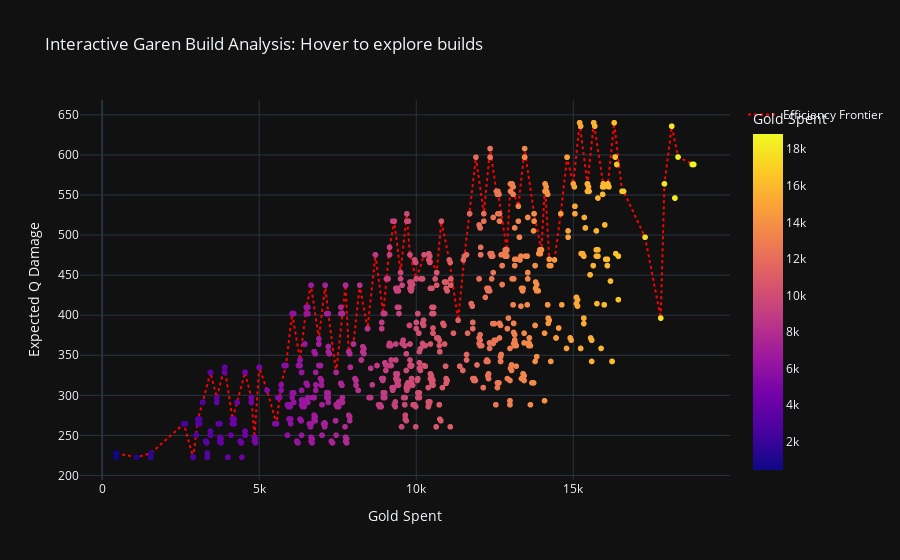

Notebook source saved alongside this figure:
### Code cell
import plotly.express as px

df_sim['build_display'] = df_sim['items'].str.replace("_", "<br>")

fig = px.scatter(
    df_sim, 
    x="gold", 
    y="q_damage",
    color="gold", # Color points by gold spent
    hover_name="q_damage", # Title of the tooltip
    hover_data={
        "gold": ":.0f",        # Show gold with 0 decimals
        "q_damage": ":.2f",    # Show damage with 2 decimals
        "build_display": True, # Show the item names
        "items": False         # Hide the ugly underscore version
    },
    labels={
        "gold": "Gold Spent",
        "q_damage": "Expected Q Damage",
        "build_display": "Items"
    },
    title="Interactive Garen Build Analysis: Hover to explore builds",
    template="plotly_dark"
)

# This helps see the optimal path visually
frontier = df_sim.loc[df_sim.groupby(df_sim['gold'] // 200 * 200)['q_damage'].idxmax()].sort_values('gold')
fig.add_scatter(
    x=frontier['gold'], 
    y=frontier['q_damage'], 
    mode='lines', 
    name='Efficiency Frontier',
    line=dict(color='red', width=2, dash='dot'),
    hoverinfo='skip'
)

fig.show()

### Figure 1 — Plotly figure (JSON) as saved in the notebook; plotly's stock layout.template omitted (floating-point values rounded to 4 significant figures; data arrays with more than 128 entries replaced by an {"elided": "..."} marker saying what was removed)
{"data": [{"customdata": {"elided": "1624x2 str values"}, "hovertemplate": "<b>%{hovertext}</b><br><br>Gold Spent=%{marker.color:.0f}<br>Expected Q Damage=%{y:.2f}<br>Items=%{customdata[0]}<extra></extra>", "hovertext": {"elided": "1624 float values"}, "legendgroup": "", "marker": {"color": {"elided": "1624 int values"}, "coloraxis": "coloraxis", "symbol": "circle"}, "mode": "markers", "name": "", "showlegend": false, "type": "scattergl", "x": {"elided": "1624 int values"}, "xaxis": "x", "y": {"elided": "1624 float values"}, "yaxis": "y"}, {"hoverinfo": "skip", "line": {"color": "red", "dash": "dot", "width": 2}, "mode": "lines", "name": "Efficiency Frontier", "type": "scatter", "x": [450, 1100, 1550, 2600, 2900, 3050, 3200, 3450, 3650, 3900, 4150, 4300, 4550, 4750, 4850, 5000, 5250, 5550, 5700, 5850, 6050, 6300, 6500, 6650, 6900, 7100, 7200, 7450, 7750, 7850, 8000, 8200, 8450, 8700, 8950, 9150, 9300, 9500, 9700, 9800, 10000, 10250, 10400, 10650, 10800, 11050, 11333, 11533, 11700, 11900, 12150, 12350, 12550, 12600, 12883, 13000, 13250, 13450, 13750, 13983, 14100, 14233, 14400, 14600, 14800, 15000, 15200, 15450, 15650, 15950, 16100, 16300, 16550, 16600, 17283, 17783, 17900, 18133, 18333, 18783, 18833], "y": [227.8, 222.8, 227.8, 264.5, 222.8, 270.5, 291.2, 328.6, 297.2, 335.1, 270.5, 291.2, 328.6, 297.2, 247.8, 335.1, 306.3, 264.5, 313.2, 337.2, 402.0, 344.1, 409.9, 437.5, 370.5, 437.5, 402.0, 328.6, 437.5, 354.4, 364.0, 437.5, 383.2, 475.4, 402.0, 484.7, 517.3, 453.2, 526.6, 475.4, 445.3, 475.4, 476.8, 453.2, 517.3, 469.0, 393.7, 473.7, 526.6, 597.2, 526.6, 607.9, 554.6, 554.6, 481.6, 563.9, 535.9, 607.9, 526.6, 481.6, 563.9, 469.7, 469.0, 526.6, 597.2, 563.9, 640.2, 563.9, 640.2, 563.9, 563.9, 640.2, 554.6, 554.6, 497.3, 396.3, 563.9, 635.9, 597.4, 588.1, 588.1]}], "layout": {"coloraxis": {"colorbar": {"title": {"text": "Gold Spent"}}, "colorscale": [[0, "#0d0887"], [0.1111, "#46039f"], [0.2222, "#7201a8"], [0.3333, "#9c179e"], [0.4444, "#bd3786"], [0.5556, "#d8576b"], [0.6667, "#ed7953"], [0.7778, "#fb9f3a"], [0.8889, "#fdca26"], [1, "#f0f921"]]}, "legend": {"tracegroupgap": 0}, "title": {"text": "Interactive Garen Build Analysis: Hover to explore builds"}, "xaxis": {"anchor": "y", "domain": [0, 1], "title": {"text": "Gold Spent"}}, "yaxis": {"anchor": "x", "domain": [0, 1], "title": {"text": "Expected Q Damage"}}}}
